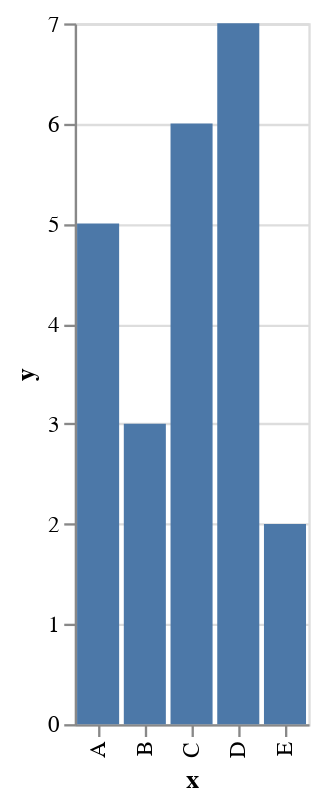

Write notebook code for a chart like this one.
### Code cell
alt.Chart(data).mark_bar().encode(
    x='x',
    y='y',
)

### Figure 1 — Vega-Lite specification as saved in the notebook (floating-point values rounded to 4 significant figures)
{"config": {"view": {"continuousWidth": 400, "continuousHeight": 300}}, "data": {"name": "data-865b0f7f64bff0a4a97037244e6476d1"}, "mark": "bar", "encoding": {"x": {"field": "x", "type": "nominal"}, "y": {"field": "y", "type": "quantitative"}}, "$schema": "https://vega.github.io/schema/vega-lite/v4.17.0.json", "datasets": {"data-865b0f7f64bff0a4a97037244e6476d1": [{"x": "A", "y": 5}, {"x": "B", "y": 3}, {"x": "C", "y": 6}, {"x": "D", "y": 7}, {"x": "E", "y": 2}]}}
